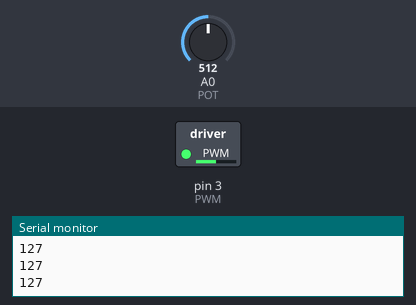
This sketch was run on a simulated Arduino Uno, built with avr-gcc and run on an emulated ATmega328P. Shown: switched loads named in the sketch (green lamp = pin HIGH), the last lines printed to the serial monitor. The inputs (shaded band) are chosen by the test bench; at power-on: A0 (POT) = 512.

Above: at 1.2 s.
1.3 s: A0 (POT) set to 716
At 2.5 s:
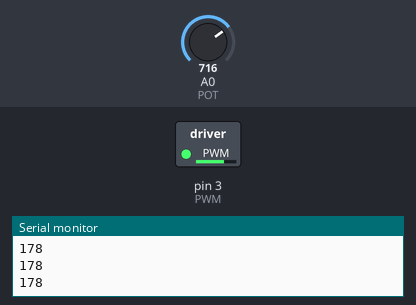
2.8 s: A0 (POT) set to 900
At 4.0 s:
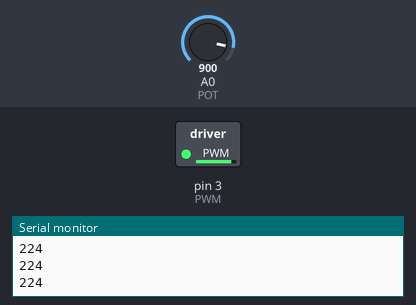
4.3 s: A0 (POT) set to 122
At 5.0 s:
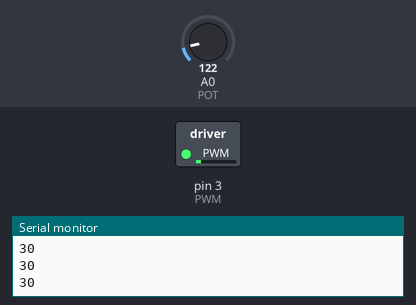
5.8 s: A0 (POT) set to 0
At 6.2 s:
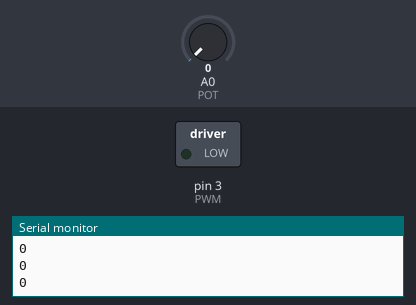
7.3 s: A0 (POT) set to 511
At 8.5 s:
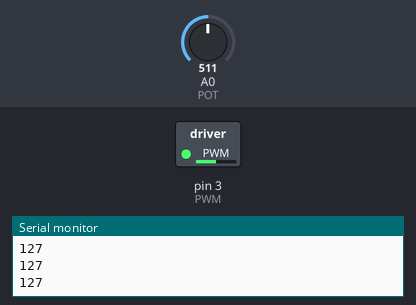
Timing chart, 0 to 9.8 s (numbered marks = the images above; inputs shaded):
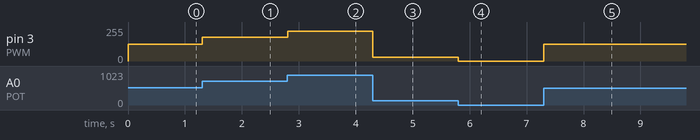

The sketch:

motorDC.ino
```cpp
#define PWM 3
#define POT A0

int readingPot = 0;
int readingPotMap = 0;

void setup() {
  Serial.begin(9600);
  pinMode(PWM, OUTPUT);
  pinMode(POT, INPUT);
}

void loop() {
//  for (int x = 0; x <= 255; x++) {
//    analogWrite(PWM, x);
//    delay(50);
//    Serial.println(x);
//  }
//
//  for (int x = 255; x >= 0; x--) {
//    analogWrite(PWM, x);
//    delay(50);
//    Serial.println(x);
//  }

  readingPot = analogRead(POT);
  readingPotMap = map(readingPot, 0, 1023, 0, 255);
  analogWrite(PWM, readingPotMap);
  Serial.println(readingPotMap);
}
```

Measured:
- after the input at 1.3 s, pin 3 (PWM): 127/255 → 178/255 at once
- after the input at 2.8 s, pin 3 (PWM): 178/255 → 224/255 at once
- after the input at 4.3 s, pin 3 (PWM): 224/255 → 30/255 at once
- after the input at 5.8 s, pin 3 (PWM): 30/255 → 0/255 at once
- after the input at 7.3 s, pin 3 (PWM): 0/255 → 127/255 at once
